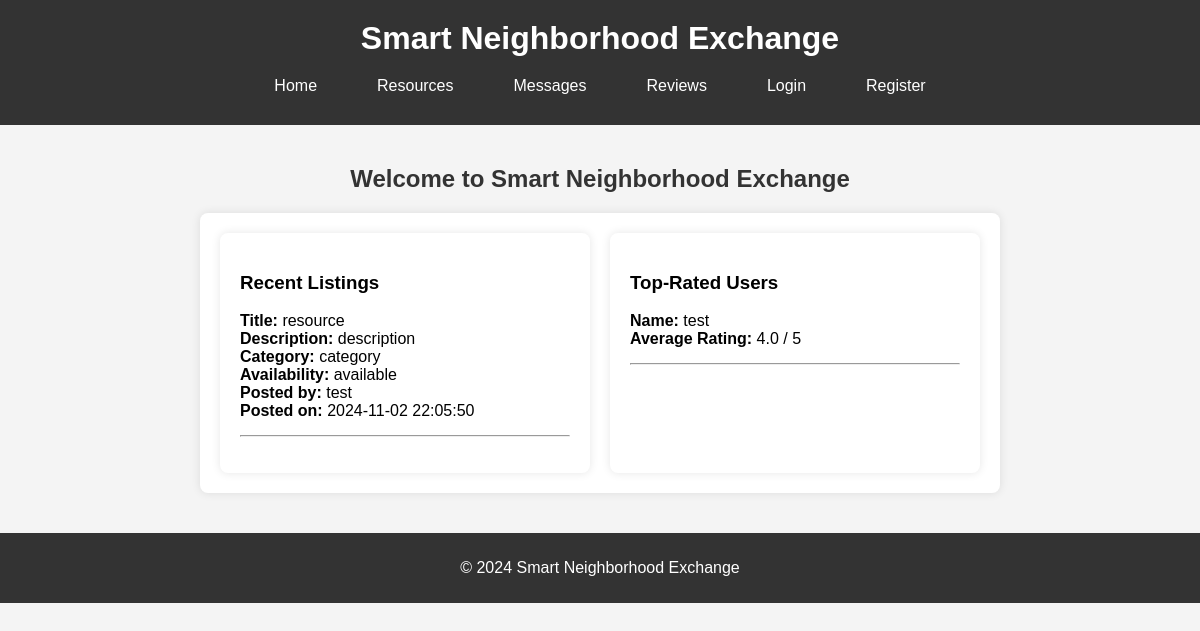
/index, run on the app's committed database.
### tables this page shows
CREATE TABLE Resources (
    resource_id INTEGER PRIMARY KEY AUTOINCREMENT,
    user_id INTEGER,
    title TEXT NOT NULL,
    description TEXT,
    images TEXT,
    category TEXT,
    availability TEXT,
    date_posted TEXT NOT NULL,
    FOREIGN KEY (user_id) REFERENCES Users(user_id)
);

CREATE TABLE Users (
    user_id INTEGER PRIMARY KEY AUTOINCREMENT,
    name TEXT NOT NULL,
    email TEXT NOT NULL UNIQUE,
    password TEXT NOT NULL,
    profile_image TEXT,
    location TEXT
);

### app.py (the view)
@app.route('/')
@app.route('/index')
def index():
    conn = get_db_connection()
    recent_listings = conn.execute('''
        SELECT Resources.*, Users.name AS user_name
        FROM Resources
        JOIN Users ON Resources.user_id = Users.user_id
        ORDER BY date_posted DESC
        LIMIT 5
    ''').fetchall()
    top_rated_users = conn.execute('''
        SELECT Users.user_id, Users.name, AVG(Reviews.rating) AS average_rating
        FROM Reviews
        JOIN Users ON Reviews.user_id = Users.user_id
        GROUP BY Users.user_id
        HAVING COUNT(Reviews.rating) >= 1
        ORDER BY average_rating DESC
        LIMIT 5
    ''').fetchall()
    conn.close()
    return render_template('homepage.html', recent_listings=recent_listings, top_rated_users=top_rated_users)

### app.py (called while the page is built)
def get_db_connection():
    conn = sqlite3.connect('exchange.db')
    conn.row_factory = sqlite3.Row
    return conn

### templates/homepage.html (shortened to what this page needs)
{% extends 'layout.html' %}
{% block content_title %}Welcome to Smart Neighborhood Exchange{% endblock %}
{% block content %}
    <div class="homepage-sections">
        <div class="recent-listings">
            <h3>Recent Listings</h3>
            <ul>
                {% for listing in recent_listings %}
                    <li>
                        <strong>Title:</strong> {{ listing['title'] }}<br>
                        <strong>Description:</strong> {{ listing['description'] }}<br>
                        <strong>Category:</strong> {{ listing['category'] }}<br>
                        <strong>Availability:</strong> {{ listing['availability'] }}<br>
                        <strong>Posted by:</strong> {{ listing['user_name'] }}<br>
                        <strong>Posted on:</strong> {{ listing['date_posted'] }}
                    </li>
                    <hr>
                {% endfor %}
            </ul>
        </div>
        <div class="top-rated-users">
            <h3>Top-Rated Users</h3>
            <ul>
                {% for user in top_rated_users %}
                    <li>
                        <strong>Name:</strong> {{ user['name'] }}<br>
                        <strong>Average Rating:</strong> {{ user['average_rating']|round(1) }} / 5
                    </li>
                    <hr>
                {% endfor %}
            </ul>
        </div>
    </div>
{% endblock %}

### static/style.css (style rules this page uses)
body { font-family: Arial, sans-serif; margin: 0; padding: 0; background-color: #f4f4f4; }
.homepage-sections { display: flex; flex-wrap: wrap; gap: 20px; }
.recent-listings, .top-rated-users { flex: 1; min-width: 250px; max-width: 45%; background-color: #fff; padding: 20px; border-radius: 8px; box-shadow: 0px 0px 10px rgba(0, 0, 0, 0.1); }
.recent-listings ul, .top-rated-users ul { list-style-type: none; padding: 0; }
.recent-listings li, .top-rated-users li { margin-bottom: 15px; }

### data on the page
Resources: title "resource", description "description", category "category", availability "available", user_name "test", date_posted "2024-11-02 22:05:50"
Users: name "test", average_rating "4.0"
